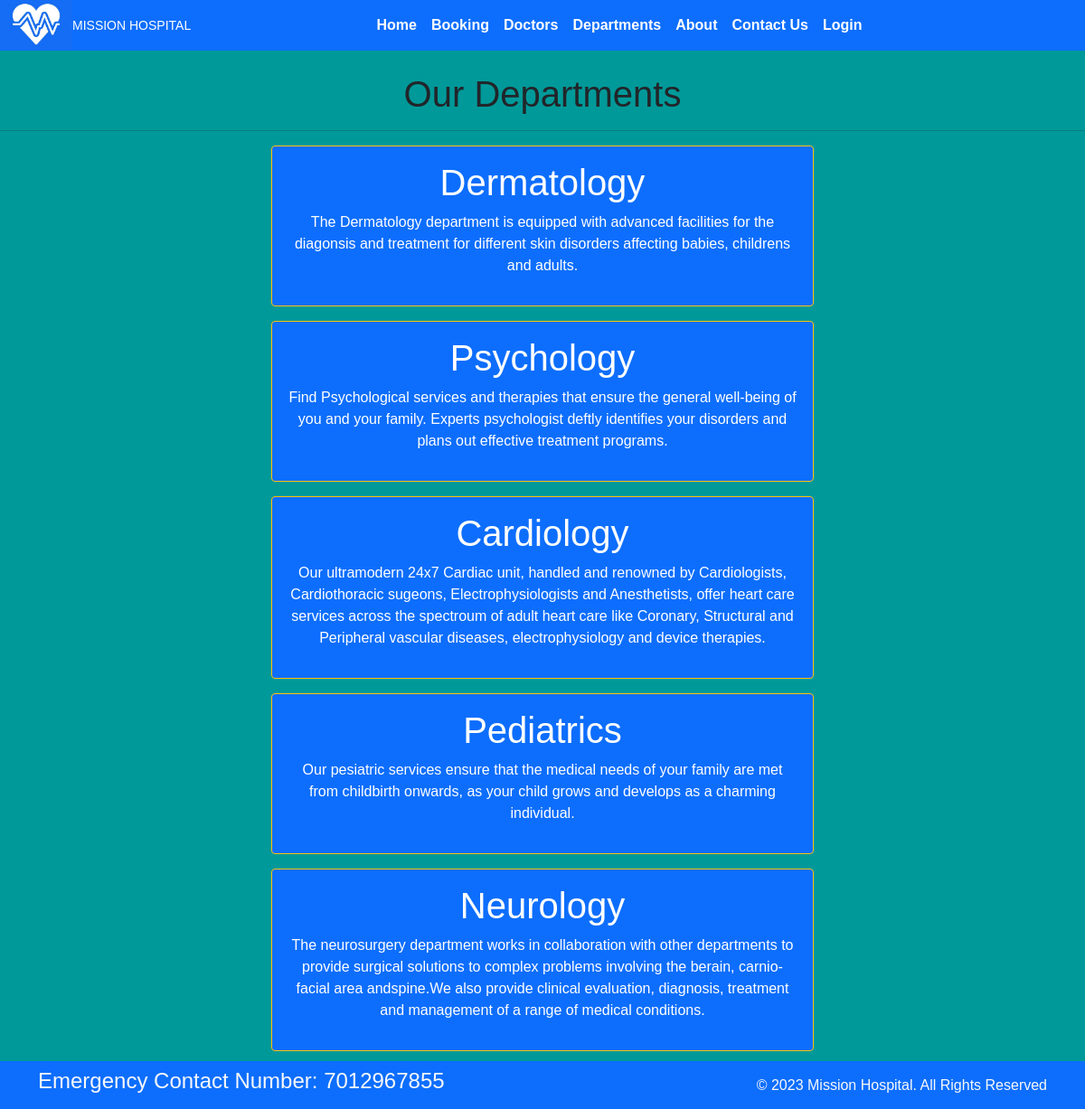
Screenshot of /department with the database file from the repository.
### home/models.py (models this page shows, shortened)
class Departments(models.Model):
    dep_name = models.CharField(max_length=100)
    dep_description = models.TextField()

### home/views.py (the view)
# urls.py: path('department', views.department,name='department'),
def department(request):
    dict_dept = {
        'dept': Departments.objects.all()
    }
    return render(request, 'department.html', dict_dept)

### templates/department.html (shortened to what this page needs)
{% extends 'base.html' %}
{% block content%}
<h1 class="text-center"> Our Departments </h1>
<hr>
{% for d in dept %}
<div class="mx-auto w-50 bg-primary text-center text-white p-3 my-3 border border-warning rounded">
    <h1>{{d.dep_name}}</h1>
    <p>{{d.dep_description}}</p>
</div>
{% endfor %}
{% endblock %}

### static/css/style.css (style rules this page uses)
body { font-family: Arial, sans-serif; margin: 0; padding: 0; }

### templates/base.html (style rules this page uses)
body { background-color:#009999; }

### rows the page displays
Departments: dep_name "Dermatology", dep_description "The Dermatology department is equipped with advanced facilities for the diagonsis and treatment for different skin disorders affecting babies, childrens and adults."
Departments: dep_name "Psychology", dep_description "Find Psychological services and therapies that ensure the general well-being of you and your family. Experts psychologist deftly identifies your disorders and plans out effective treatment programs."
Departments: dep_name "Cardiology", dep_description "Our ultramodern 24x7 Cardiac unit, handled and renowned by Cardiologists, Cardiothoracic sugeons, Electrophysiologists and Anesthetists, offer heart care services across the spectroum of adult heart care like Coronary, Structural and Peripheral vascular diseases, electrophysiology and device therapies."
Departments: dep_name "Pediatrics", dep_description "Our pesiatric services ensure that the medical needs of your family are met from childbirth onwards, as your child grows and develops as a charming individual."
Departments: dep_name "Neurology", dep_description "The neurosurgery department works in collaboration with other departments to provide surgical solutions to complex problems involving the berain, carnio-facial area andspine.We also provide clinical evaluation, diagnosis, treatment and management of a range of medical conditions."
